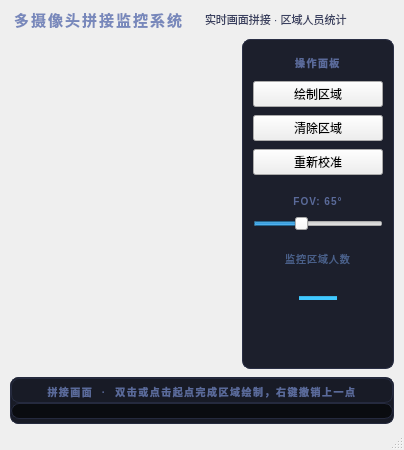
<?xml version="1.0" encoding="UTF-8"?>
<ui version="4.0">
 <class>MainWindow</class>
 <widget class="QMainWindow" name="MainWindow">
  <property name="windowTitle">
   <string>多摄像头拼接监控系统</string>
  </property>

  <widget class="QWidget" name="centralwidget">
   <layout class="QVBoxLayout" name="mainLayout">
    <property name="spacing"><number>8</number></property>
    <property name="leftMargin"><number>10</number></property>
    <property name="topMargin"><number>8</number></property>
    <property name="rightMargin"><number>10</number></property>
    <property name="bottomMargin"><number>4</number></property>

    <!-- 标题栏 -->
    <item>
     <widget class="QWidget" name="headerWidget">
      <layout class="QHBoxLayout" name="headerLayout">
       <property name="leftMargin"><number>4</number></property>
       <property name="topMargin"><number>0</number></property>
       <property name="rightMargin"><number>4</number></property>
       <property name="bottomMargin"><number>0</number></property>
       <item>
        <widget class="QLabel" name="titleLabel">
         <property name="text"><string>多摄像头拼接监控系统</string></property>
         <property name="styleSheet">
          <string>color:#7888bb; font-size:15px; font-weight:bold; letter-spacing:2px;</string>
         </property>
        </widget>
       </item>
       <item>
        <widget class="QLabel" name="subtitleLabel">
         <property name="text"><string>实时画面拼接 · 区域人员统计</string></property>
         <property name="styleSheet">
          <string>color:#3a4060; font-size:11px; margin-left:12px;</string>
         </property>
        </widget>
       </item>
       <item>
        <spacer name="headerSpacer">
         <property name="orientation"><enum>Qt::Horizontal</enum></property>
         <property name="sizeHint" stdset="0">
          <size><width>40</width><height>20</height></size>
         </property>
        </spacer>
       </item>
      </layout>
     </widget>
    </item>

    <!-- 上半区：摄像头 + 控制面板 -->
    <item>
     <layout class="QHBoxLayout" name="topRowLayout">
      <property name="spacing"><number>8</number></property>

      <!-- 摄像头预览：面板数量由 config.yaml 的 cameras 决定，运行时生成 -->
      <item>
       <widget class="QWidget" name="camContainer">
        <layout class="QHBoxLayout" name="camRowLayout">
         <property name="spacing"><number>8</number></property>
         <property name="leftMargin"><number>0</number></property>
         <property name="topMargin"><number>0</number></property>
         <property name="rightMargin"><number>0</number></property>
         <property name="bottomMargin"><number>0</number></property>
        </layout>
       </widget>
      </item>

      <!-- 操作面板 -->
      <item>
       <widget class="QFrame" name="ctrlPanel">
        <property name="maximumSize">
         <size><width>152</width><height>16777215</height></size>
        </property>
        <property name="minimumSize">
         <size><width>152</width><height>0</height></size>
        </property>
        <property name="styleSheet">
         <string>QFrame { background-color:#1c1f2c; border:1px solid #2a2f45; border-radius:8px; }</string>
        </property>
        <layout class="QVBoxLayout" name="ctrlLayout">
         <property name="spacing"><number>8</number></property>
         <property name="leftMargin"><number>10</number></property>
         <property name="topMargin"><number>10</number></property>
         <property name="rightMargin"><number>10</number></property>
         <property name="bottomMargin"><number>10</number></property>
         <item>
          <widget class="QLabel" name="ctrlTitleLabel">
           <property name="text"><string>操作面板</string></property>
           <property name="alignment"><set>Qt::AlignCenter</set></property>
           <property name="styleSheet">
            <string>color:#5a6a9a; font-size:10px; font-weight:bold; letter-spacing:1.5px; padding:5px 8px 3px 8px; border:none;</string>
           </property>
          </widget>
         </item>
         <item>
          <widget class="QPushButton" name="btn_draw">
           <property name="text"><string>绘制区域</string></property>
           <property name="toolTip"><string>在拼接图上圈定监控区域</string></property>
           <property name="sizePolicy">
            <sizepolicy hsizetype="Expanding" vsizetype="Fixed">
             <horstretch>0</horstretch><verstretch>0</verstretch>
            </sizepolicy>
           </property>
          </widget>
         </item>
         <item>
          <widget class="QPushButton" name="btn_clear">
           <property name="text"><string>清除区域</string></property>
           <property name="toolTip"><string>清除当前监控区域</string></property>
           <property name="sizePolicy">
            <sizepolicy hsizetype="Expanding" vsizetype="Fixed">
             <horstretch>0</horstretch><verstretch>0</verstretch>
            </sizepolicy>
           </property>
          </widget>
         </item>
         <item>
          <widget class="QPushButton" name="btn_recal">
           <property name="text"><string>重新校准</string></property>
           <property name="toolTip"><string>重新计算拼接矩阵</string></property>
           <property name="sizePolicy">
            <sizepolicy hsizetype="Expanding" vsizetype="Fixed">
             <horstretch>0</horstretch><verstretch>0</verstretch>
            </sizepolicy>
           </property>
          </widget>
         </item>
         <item>
          <spacer name="ctrlSpacer1_5">
           <property name="orientation"><enum>Qt::Vertical</enum></property>
           <property name="sizeType"><enum>QSizePolicy::Fixed</enum></property>
           <property name="sizeHint" stdset="0">
            <size><width>20</width><height>12</height></size>
           </property>
          </spacer>
         </item>
         <item>
          <widget class="QLabel" name="fovLabel">
           <property name="text"><string>FOV: 65°</string></property>
           <property name="alignment"><set>Qt::AlignCenter</set></property>
           <property name="styleSheet">
            <string>color:#5a6a9a; font-size:10px; font-weight:bold; letter-spacing:1px; border:none;</string>
           </property>
          </widget>
         </item>
         <item>
          <widget class="QSlider" name="fovSlider">
           <property name="orientation"><enum>Qt::Horizontal</enum></property>
           <!-- 40~110：低于 40 单应链发散，高于 110 柱面输出宽度过窄、分辨率不足以匹配。
                （上限曾因柱面参数化错误而只能到 100，修正采样后已放宽。） -->
           <property name="minimum"><number>40</number></property>
           <property name="maximum"><number>110</number></property>
           <property name="value"><number>65</number></property>
           <property name="toolTip"><string>调整相机视场角(FOV)以改善畸变；过小会使拼接发散，过大会导致匹配失败</string></property>
          </widget>
         </item>
         <item>
          <spacer name="ctrlSpacer1">
           <property name="orientation"><enum>Qt::Vertical</enum></property>
           <property name="sizeType"><enum>QSizePolicy::Fixed</enum></property>
           <property name="sizeHint" stdset="0">
            <size><width>20</width><height>12</height></size>
           </property>
          </spacer>
         </item>
         <item>
          <widget class="QLabel" name="countLabel">
           <property name="text"><string>监控区域人数</string></property>
           <property name="alignment"><set>Qt::AlignCenter</set></property>
           <property name="styleSheet">
            <string>color:#4a608a; font-size:10px; letter-spacing:1px; border:none;</string>
           </property>
          </widget>
         </item>
         <item>
          <widget class="QLabel" name="count_num">
           <property name="text"><string>—</string></property>
           <property name="alignment"><set>Qt::AlignCenter</set></property>
           <property name="styleSheet">
            <string>color:#40c8ff; font-size:38px; font-weight:bold; border:none;</string>
           </property>
          </widget>
         </item>
         <item>
          <spacer name="ctrlSpacer2">
           <property name="orientation"><enum>Qt::Vertical</enum></property>
           <property name="sizeHint" stdset="0">
            <size><width>20</width><height>40</height></size>
           </property>
          </spacer>
         </item>
        </layout>
       </widget>
      </item>

     </layout>
    </item>

    <!-- 拼接画面 -->
    <item>
     <widget class="QFrame" name="stitchPanel">
      <property name="styleSheet">
       <string>QFrame { background-color:#181b26; border:1px solid #252a3e; border-radius:8px; }</string>
      </property>
      <layout class="QVBoxLayout" name="stitchLayout">
       <property name="spacing"><number>0</number></property>
       <property name="leftMargin"><number>0</number></property>
       <property name="topMargin"><number>0</number></property>
       <property name="rightMargin"><number>0</number></property>
       <property name="bottomMargin"><number>4</number></property>
       <item>
        <widget class="QLabel" name="stitchTitleLabel">
         <property name="text"><string>拼接画面  ·  双击或点击起点完成区域绘制，右键撤销上一点</string></property>
         <property name="alignment"><set>Qt::AlignCenter</set></property>
         <property name="styleSheet">
          <string>color:#5a6a9a; font-size:10px; font-weight:bold; letter-spacing:1.5px; padding:5px 8px 3px 8px;</string>
         </property>
        </widget>
       </item>
       <item>
        <widget class="StitchedView" name="stitched_view">
         <property name="alignment"><set>Qt::AlignCenter</set></property>
         <property name="styleSheet"><string>background:#0a0c10;</string></property>
        </widget>
       </item>
      </layout>
     </widget>
    </item>

   </layout>
  </widget>

  <widget class="QStatusBar" name="statusbar"/>

 </widget>

 <customwidgets>
  <customwidget>
   <class>StitchedView</class>
   <extends>QLabel</extends>
   <header>widgets</header>
  </customwidget>
 </customwidgets>

</ui>
